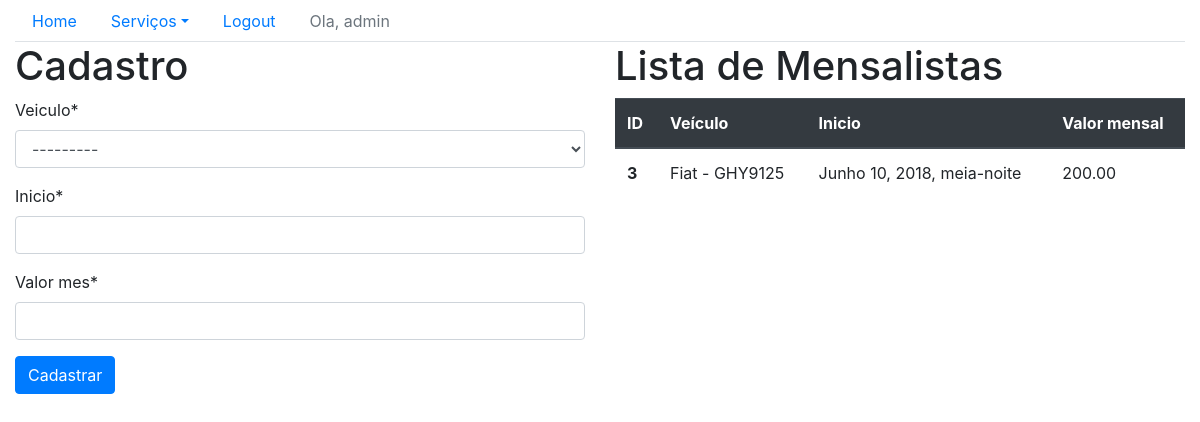
Screenshot of /sistema/mensalistas/ (signed in) with the database file from the repository.
### core/models.py (models this page shows, shortened)
class Mensalista(models.Model):
    veiculo = models.ForeignKey("Veiculo", on_delete=models.CASCADE)
    inicio = models.DateTimeField()
    valor_mes  = models.DecimalField(max_digits=6, decimal_places=2)

class Veiculo(models.Model):
    marca = models.ForeignKey('Marca', on_delete=models.CASCADE)
    placa = models.CharField(max_length=7)
    proprietario = models.ForeignKey('Pessoa', on_delete=models.CASCADE)
    cor = models.CharField(max_length=15)
    observacoes = models.TextField()
    def __str__(self):
        return self.marca.nome + ' - ' + self.placa

class Marca(models.Model):
    nome = models.CharField(max_length=50)

### core/views.py (the view)
# urls.py: path('mensalistas/', lista_mensalistas, name='core_lista_mensalista'),
@login_required
def lista_mensalistas(request):
    mensalistas = Mensalista.objects.all()
    form = MensalistaForm()
    data = {'mensalistas': mensalistas, 'form': form}
    return render(request, 'core/lista_mensalistas.html', data)

### core/forms.py
class MensalistaForm(ModelForm):
    class Meta:
        model = Mensalista
        fields = ('__all__')

### core/templates/core/lista_mensalistas.html (shortened to what this page needs)
{% extends 'base.html'%}
{% load crispy_forms_tags %}
{% block main %}
   <div class="row">
       <div class="col-sm-6">
            <h1>Cadastro</h1>
            <form action="{%url 'core_mensalista_novo' %}" method="post">
                {{form|crispy}}
                <button type="submit" class="btn btn-primary">Cadastrar</button>
            </form>
       </div>
       <div class="col-sm-6">
            <h1>Lista de Mensalistas</h1>
            <table class="table table-hover">
                <thead class="thead-dark">
                    <tr>
                    <th scope="col">ID</th>
                    <th scope="col">Veículo</th>
                    <th scope="col">Inicio</th>
                    <th scope="col">Valor mensal</th>
                    </tr>
                </thead>
                {% for mensalista in mensalistas %}
                     <tbody>
                        <tr class="table-row"data-href="{% url 'core_mensalista_update' mensalista.id%}">
                                <th scope="row">{{mensalista.id}}</th>
                                <td>{{mensalista.veiculo}}</td>
                                <td>{{mensalista.inicio}}</td>
                                <td>{{mensalista.valor_mes}}</td>
                        </tr>
                    </tbody>
                {% endfor %}
            </table>
       </div>
   </div>
{% endblock main %}

### templates/base.html (shortened to what this page needs)
{%load static %}
<!DOCTYPE html>
<html lang="en">
<head>
    <link rel="stylesheet" href="{%static 'bootstrap/css/bootstrap.css'%}">
</head>
<body>
<div class="container-fluid">
    <ul class="nav nav-tabs">
    <li class="nav-item">
        <a class="nav-link" href="{%url 'core_home'%}">Home</a>
    </li>
    <li class="nav-item dropdown">
        <a class="nav-link dropdown-toggle" data-toggle="dropdown" href="#" role="button" aria-haspopup="true" aria-expanded="false">Serviços</a>
    </li>
    {% if user.is_authenticated %}
        <li class="nav-item">
            <a class="nav-link" href="{% url 'logout' %}">Logout</a>
        </li>
        <li class="nav-item">
            <a class="nav-link disabled" href="#" tabindex="-1" aria-disabled="true">Ola, {{user}}</a>
         </li>
    {% else %}
        <li class="nav-item">
            <a class="nav-link" href="{% url 'login' %}">Login</a>
        </li>
    {% endif %}
    </ul>
    {% block main %}
    {% endblock main %}
</div>
</body>
</html>

### rows the page displays
Mensalista: id "3", veiculo "Fiat - GHY9125", inicio "Junho 10, 2018, meia-noite", valor_mes "200.00"

### other values shown
{{ user }} "admin"
